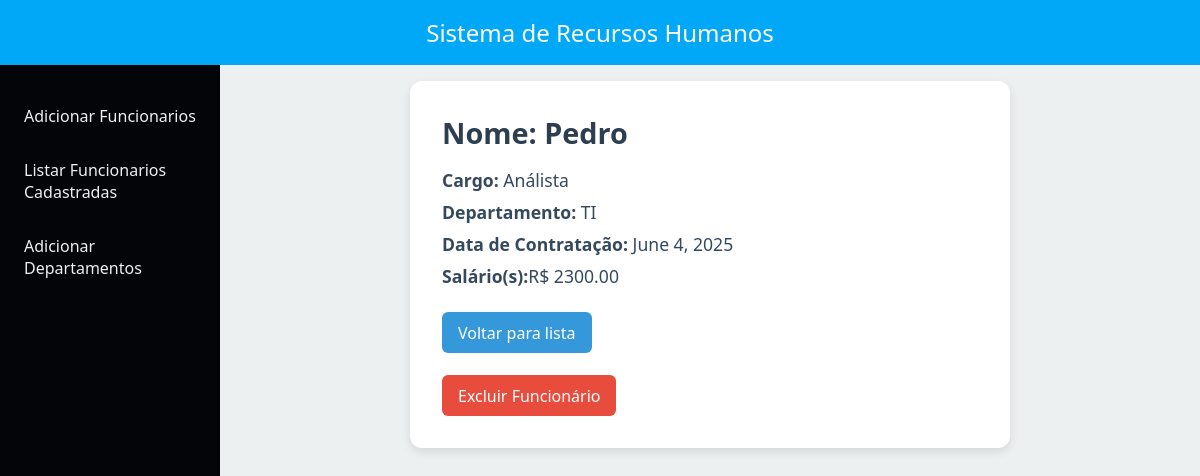
Page /pessoas/29/ (signed in) on the committed database.
### pessoas/models.py (models this page shows, shortened)
class Pessoa(models.Model):
    nome = models.CharField(max_length=100)
    cargo = models.ForeignKey(Cargo, on_delete=models.CASCADE)
    departamento = models.ForeignKey(Departamento, on_delete=models.CASCADE)
    salario = models.ManyToManyField(Salario, through='PessoaSalario')
    data_contratacao = models.DateField()

class Cargo(models.Model):
    nome = models.CharField(max_length=100)
    def __str__(self):
        return self.nome

class Departamento(models.Model):
    nome =  models.CharField(max_length=100)
    def __str__(self):
        return self.nome

### salario/models.py (models this page shows, shortened)
class Salario(models.Model):
    valor = models.DecimalField(max_digits=10, decimal_places=2, verbose_name="valor")
    anos_trabalho = models.PositiveSmallIntegerField(verbose_name=" Anos de trabalho")

### pessoas/views.py (the view)
# urls.py: path('<int:pk>/', views.pessoa_detail, name='pessoa_detail'),
@login_required
def pessoa_detail(request, pk):
    pessoa = get_object_or_404(Pessoa, pk=pk)
    return render(request, 'pessoas/pessoa_detail.html', {'pessoa': pessoa})

### templates/pessoas/pessoa_detail.html (shortened to what this page needs)
{% extends '_base.html' %}
{% block content %}
  <div class="quadro">
    <h1>Nome: {{ pessoa.nome }}</h1>
    <p><strong>Cargo:</strong> {{ pessoa.cargo }}</p>
    <p><strong>Departamento:</strong> {{ pessoa.departamento }}</p>
    <p><strong>Data de Contratação:</strong> {{ pessoa.data_contratacao }}</p>
    <ul>
      {% for item in pessoa.salario.all %}
        <p> <strong>Salário(s):</strong>R$ {{ item.valor }}</p>
      {% empty %}
        <li>Sem salário cadastrado</li>
      {% endfor %}
    </ul>
    <a class="btn-voltar" href="{% url 'pessoa_list' %}">Voltar para lista</a>
    <br><br>
    <form method="post" action="{% url 'excluir_pessoa' pessoa.id %}" onsubmit="return confirm('Tem certeza que deseja excluir este funcionário?')">
        <button class="btn-excluir" type="submit">Excluir Funcionário</button>
    </form>
  </div>
{% endblock %}

### templates/_base.html (style rules this page uses)
* { margin: 0; padding: 0; box-sizing: border-box; font-family: 'Segoe UI', sans-serif; }
.quadro { background-color: #fff; padding: 2rem; border-radius: 12px; box-shadow: 0 4px 10px rgba(0, 0, 0, 0.1); max-width: 600px; margin: 0 auto; }
.quadro h1 { font-size: 1.8rem; margin-bottom: 1rem; color: #2c3e50; }
.quadro p { font-size: 1.1rem; margin: 0.5rem 0; color: #34495e; }
.btn-voltar, .btn-excluir { display: inline-block; padding: 0.6rem 1rem; border: none; border-radius: 6px; text-decoration: none; cursor: pointer; font-size: 1rem; }
.btn-voltar { background-color: #3498db; color: #fff; margin-top: 1rem; }
.btn-excluir { background-color: #e74c3c; color: white; }
body { display: flex; flex-direction: column; height: 100vh; }

### rows in the picture
Pessoa: nome "Pedro", cargo "Análista", departamento "TI", data_contratacao "June 4, 2025"
Salario: valor "2300.00"
